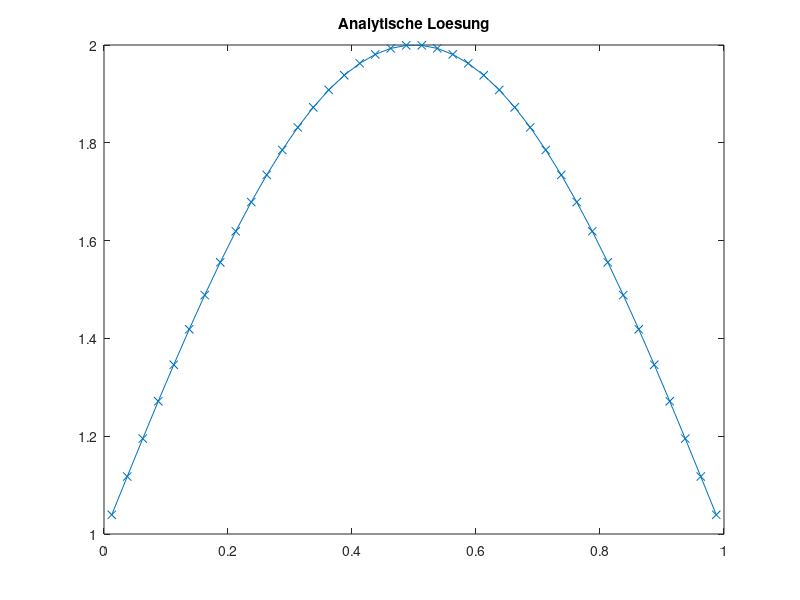
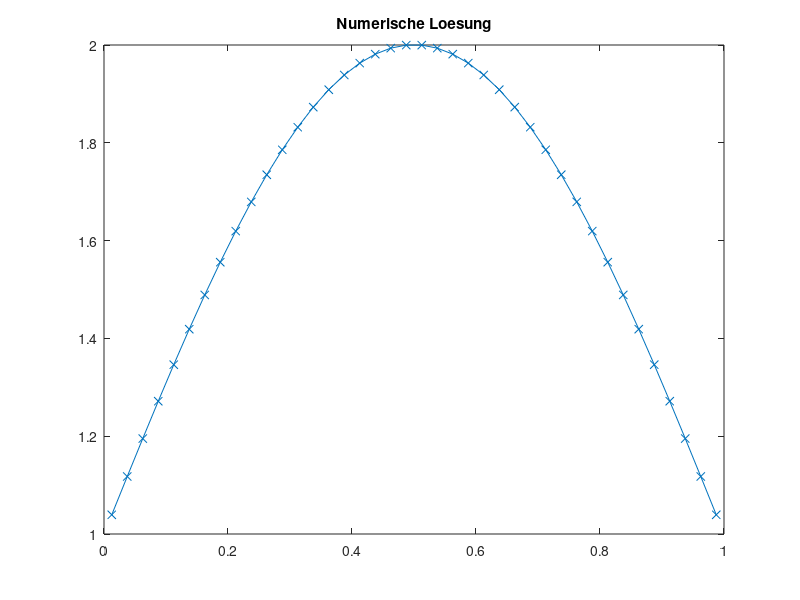
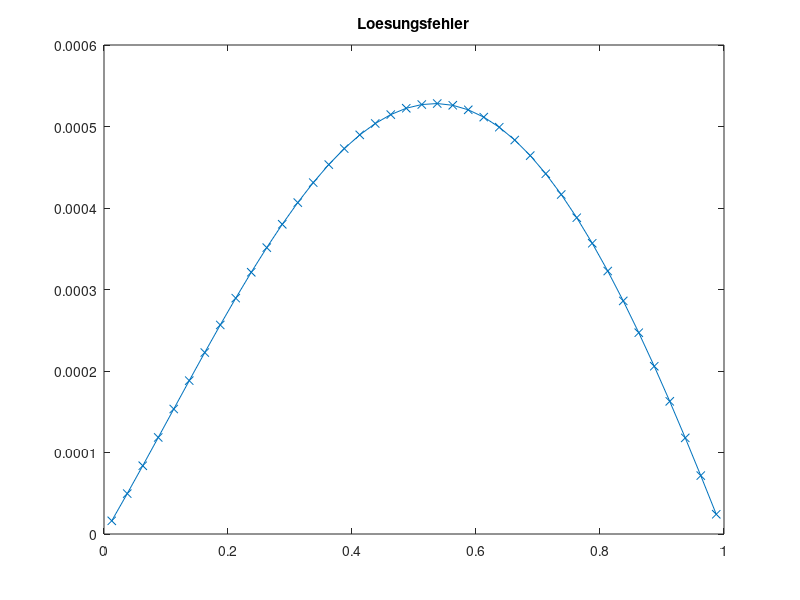
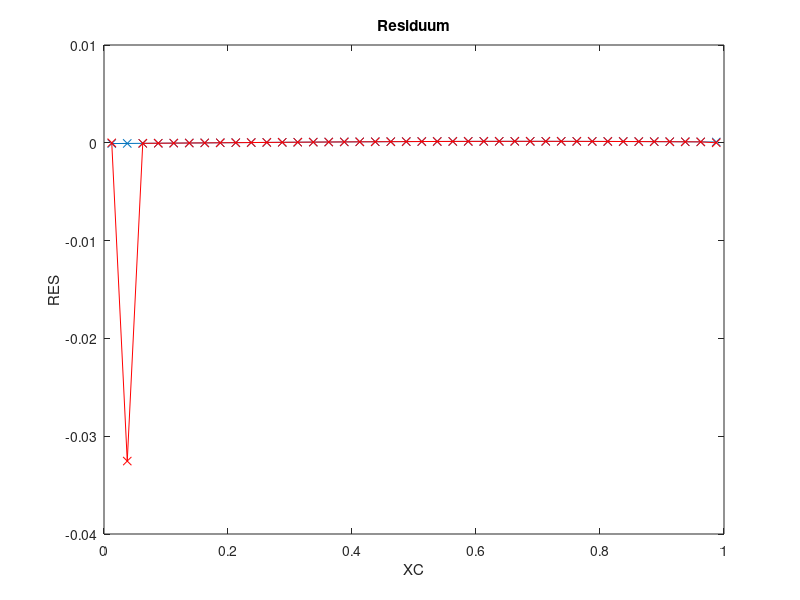

Write MATLAB code to recreate these figures, in order.
clc
clear all
close all

SOL=@(x) sin(pi*x)+1;
MSOL=@(x) pi*cos(pi*x)-pi^2*sin(pi*x);

%SOL=@(x) cos(pi*x)-1;
%MSOL=@(x) -pi*sin(pi*x)-pi^2*cos(pi*x);

DIF=1.0;
KONV=1.0;
BETA=0.5;
XMIN=0.0;
XMAX=1.0;

N=40; % KV's

X = linspace(XMIN, XMAX, N+1);
XC = (X(1:N)+X(2:N+1))/2;
XCR = [XMIN, XC, XMAX];

%%% ANALYTISCHE LÖSUNG
TA = zeros(1, N);
for I=1:N
  TA(I)=SOL(XC(I));
end

figure(1)
plot(XC, TA, 'x-');
title('Analytische Loesung')

%%% FVM Lösung

% Randbedingungen
RBE = SOL(XMAX);
RBW = SOL(XMIN);

% Koeffizienten speichern
AP = zeros(1, N);
AE = zeros(1, N);
AW = zeros(1, N);

for I=1:N
  DX = X(I+1)-X(I);

  DXE = XCR(I+2)-XCR(I+1);
  DXW = XCR(I+1)-XCR(I);

  AE(I) = DIF/(DXE);
  AW(I) = DIF/(DXW);

  AP(I) = -AE(I)-AW(I);

  DCDSE = (X(I+1)-XCR(I+1))/DXE;
  DCDSW = (XCR(I+1)-X(I))/DXW;

  AEK(I) = KONV * DCDSE;
  AWK(I) = -KONV * DCDSW;

  APK(I) = KONV * ((1-DCDSE)-(1-DCDSW));
  AK(I) = KONV;
end

% Gesamtgleichungssystem aufstellen
A = zeros(N);
b = zeros(N,1);

for I=1:N
  b(I) = MSOL(XC(I))*(X(I+1)-X(I));

  % Hauptdiagonale
  A(I,I) = AP(I) + APK(I);

  % Westliche Nebendiagonale
  if mod(I,N)==1
    b(I) = b(I) - AW(I)*RBW + AK(I)*RBW;
  else
    A(I, I-1) = AW(I) + AWK(I);
  end

  % Östliche Nebendiagonale
  if mod(I,N)==0
    b(I) = b(I) - AE(I)*RBE - AK(I)*RBE;
  else
    A(I, I+1) = AE(I) + AEK(I);
  end
end

T=A\b;

figure(2)
plot(XC, T, 'x-');
title('Numerische Loesung')

%%% Lösungsfehler berechnen
SERR=0.0;
ERR=zeros(1, N);
for I=1:N
    ERR(I)=T(I)-TA(I);
    SERR=SERR+ERR(I)^2;
end
SERR=sqrt(SERR/(N));

figure(3)
plot(XC, ERR, 'x-');
title('Loesungsfehler')

fprintf('Summierter Fehler %16.10e N=%g\n', SERR, N);


%%% ORDNUNG  BESTIMMEN
ERR5=2.4182329465e-02;
ERR10=5.9638142082e-03;
ERR20=1.4859620816e-03;
ERR40=3.7118037236e-04;
op=log((ERR5)/(ERR10))/log(2);
fprintf('Ordnung des Verfahrens %16.10e \n',op  );
op=log((ERR10)/(ERR20))/log(2);
fprintf('Ordnung des Verfahrens %16.10e \n',op  );
op=log((ERR20)/(ERR40))/log(2);
fprintf('Ordnung des Verfahrens %16.10e \n',op  );


%%% RESIDUUM BERECHNEN
t=zeros(N, 1);
for I=1:N
    t(I)=SOL(XC(I));
end

RES=A*t-b;

figure(4)
plot(XC,RES,'x-');

xlabel('XC')
ylabel('RES')
title('Residuum')

%%% Truncation Error berechnen

% b ohne Randwerte
TE=zeros(1, N);
for I=1:N
  b(I) = MSOL(XC(I));
end

for I=3:N-2
  DX = X(I+1)-X(I);
  TE(I) = (DX/24 * (b(I+1) - 2*b(I) + b(I-1)))... % TE_source
        + ((T(I+2)-3*T(I+1)+3*T(I)-T(I-1))/(24*DX))... % TE_e
        - ((T(I+1)-3*T(I)+3*T(I-1)-T(I-2))/(24*DX))... % TE_w
        + (T(I+1)-2*T(I)+T(I-1))/8 ... % TE_e_cds
        + (T(I+2)-2*T(I+1)+2*T(I-1)-T(I-2))/32 ... % TE_e_cds
        - (T(I+1)-2*T(I)+T(I-1))/8 ...
        + (T(I+2)-2*T(I+1)+2*T(I-1)-T(I-2))/32;
  TE(I) = TE(I);
end;

% TE Sonderfälle für Randvolumen
I=2;
DX = X(I+1)-X(I);
TE(I) = (DX/24 * (b(I+1) - 2*b(I) + b(I-1)))... % TE_source
      + ((T(I+2)-3*T(I+1)+3*T(I)-T(I-1))/(24*DX))... % TE_e
      - ((T(I+1)-3*T(I)+4*T(I-1)-2*RBW)/(24*DX)) ...
      + (T(I+1)-2*T(I)+T(I-1))/8 ... % TE_e_cds
      + (T(I+2)-2*T(I+1)+2*T(I-1)-2*RBW)/32 ... % TE_e_cds
      - (T(I+1)-2*T(I)+T(I-1))/8 ...
      + (T(I+2)-2*T(I+1)+3*T(I-1)-2*RBW)/32;
TE(I) = TE(I);

I = N-1;
DX = X(I+1)-X(I);
TE(I) = (DX/24 * (b(I+1) - 2*b(I) + b(I-1)))... % TE_source
      + ((2*RBE-4*T(I+1)+3*T(I)-T(I-1))/(24*DX))... % TE_e
      - ((T(I+1)-3*T(I)+3*T(I-1)-T(I-2))/(24*DX))... % TE_w
      + (T(I+1)-2*T(I)+T(I-1))/8 ... % TE_e_cds
      + (2*RBE-3*T(I+1)+2*T(I-1)-T(I-2))/32 ... % TE_e_cds
      - (T(I+1)-2*T(I)+T(I-1))/8 ...
      + (2*RBE-3*T(I+1)+2*T(I-1)-T(I-2))/32;
TE(I) = TE(I);

hold on;
plot(XC, TE, 'rx-');

RESTE = RES-TE';

figure(5)
plot(XC(3:N-2), RESTE(3:N-2), 'x-')
xlabel('XC')
ylabel('RES-TE')
